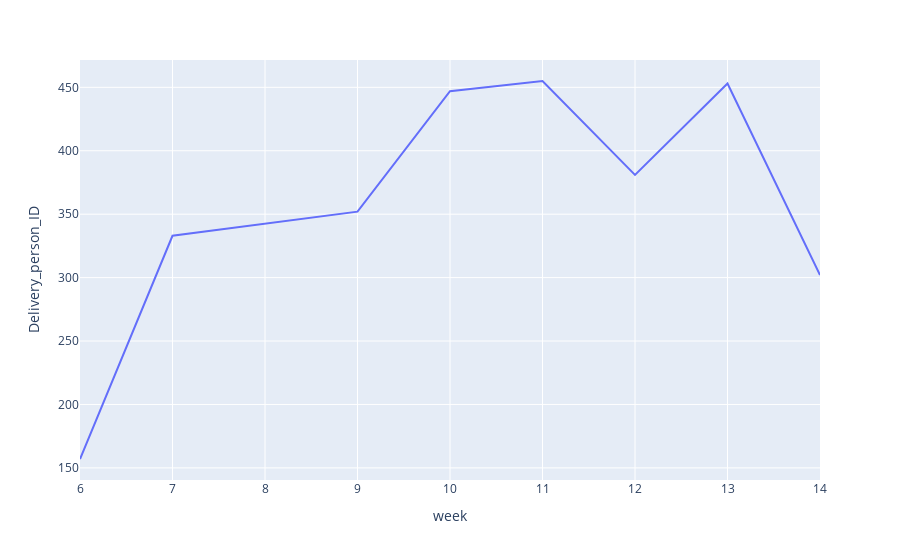

Notebook source saved alongside this figure:
### Code cell
#unique deliver person per week
tabela=data.copy()
tabela['week']=tabela['Order_Date'].dt.strftime( "%U" ).astype(int)
#px.line( df_aux, x='week_of_year', y='order_by_delivery')
tabela=tabela.groupby(['Delivery_person_ID','week'])[[]].count().reset_index()
tabela=tabela.groupby(['week'])[['Delivery_person_ID']].count().reset_index()
px.line(tabela,x='week',y='Delivery_person_ID')

### Figure 1 — Plotly figure (JSON) as saved in the notebook; plotly's stock layout.template omitted (floating-point values rounded to 4 significant figures)
{"data": [{"hovertemplate": "week=%{x}<br>Delivery_person_ID=%{y}<extra></extra>", "legendgroup": "", "line": {"color": "#636efa", "dash": "solid"}, "marker": {"symbol": "circle"}, "mode": "lines", "name": "", "orientation": "v", "showlegend": false, "type": "scatter", "x": [6, 7, 9, 10, 11, 12, 13, 14], "xaxis": "x", "y": [157, 333, 352, 447, 455, 381, 453, 302], "yaxis": "y"}], "layout": {"legend": {"tracegroupgap": 0}, "margin": {"t": 60}, "xaxis": {"anchor": "y", "domain": [0, 1], "title": {"text": "week"}}, "yaxis": {"anchor": "x", "domain": [0, 1], "title": {"text": "Delivery_person_ID"}}}}
